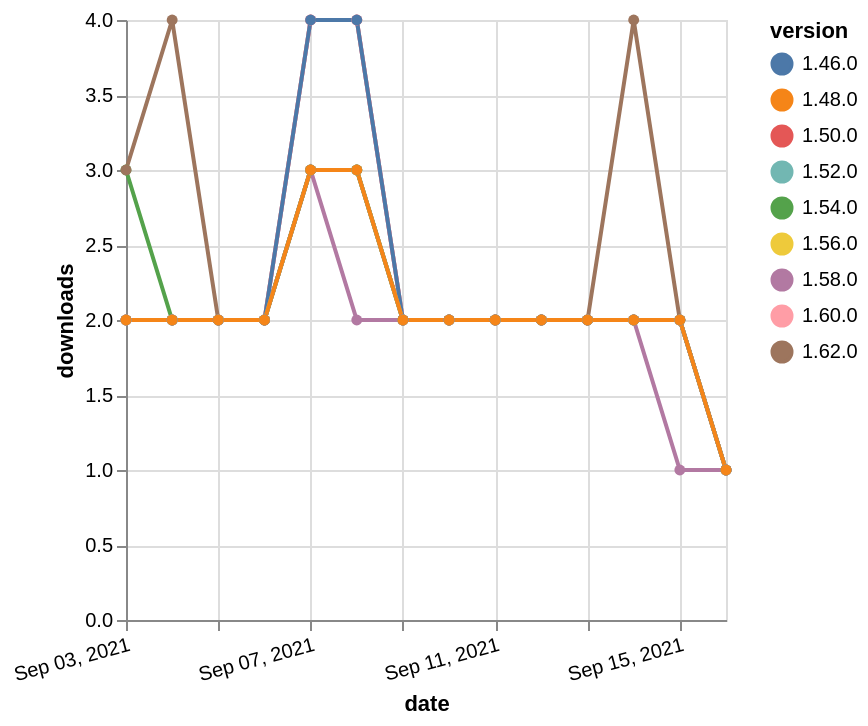

Vega-Lite specification stored for this chart:
### Vega-Lite specification from a JSON file in a GitHub repository (floating-point values rounded to 4 significant figures)
{"$schema": "https://vega.github.io/schema/vega-lite/v5.json", "description": "A simple bar chart with embedded data.", "data": {"values": [{"date": "2021-09-03", "total": 1452, "delta": 2, "version": "1.56.0"}, {"date": "2021-09-04", "total": 1454, "delta": 2, "version": "1.56.0"}, {"date": "2021-09-05", "total": 1456, "delta": 2, "version": "1.56.0"}, {"date": "2021-09-06", "total": 1458, "delta": 2, "version": "1.56.0"}, {"date": "2021-09-07", "total": 1461, "delta": 3, "version": "1.56.0"}, {"date": "2021-09-08", "total": 1464, "delta": 3, "version": "1.56.0"}, {"date": "2021-09-09", "total": 1466, "delta": 2, "version": "1.56.0"}, {"date": "2021-09-10", "total": 1468, "delta": 2, "version": "1.56.0"}, {"date": "2021-09-11", "total": 1470, "delta": 2, "version": "1.56.0"}, {"date": "2021-09-12", "total": 1472, "delta": 2, "version": "1.56.0"}, {"date": "2021-09-13", "total": 1474, "delta": 2, "version": "1.56.0"}, {"date": "2021-09-14", "total": 1476, "delta": 2, "version": "1.56.0"}, {"date": "2021-09-15", "total": 1478, "delta": 2, "version": "1.56.0"}, {"date": "2021-09-16", "total": 1479, "delta": 1, "version": "1.56.0"}, {"date": "2021-09-03", "total": 1663, "delta": 3, "version": "1.54.0"}, {"date": "2021-09-04", "total": 1665, "delta": 2, "version": "1.54.0"}, {"date": "2021-09-05", "total": 1667, "delta": 2, "version": "1.54.0"}, {"date": "2021-09-06", "total": 1669, "delta": 2, "version": "1.54.0"}, {"date": "2021-09-07", "total": 1672, "delta": 3, "version": "1.54.0"}, {"date": "2021-09-08", "total": 1675, "delta": 3, "version": "1.54.0"}, {"date": "2021-09-09", "total": 1677, "delta": 2, "version": "1.54.0"}, {"date": "2021-09-10", "total": 1679, "delta": 2, "version": "1.54.0"}, {"date": "2021-09-11", "total": 1681, "delta": 2, "version": "1.54.0"}, {"date": "2021-09-12", "total": 1683, "delta": 2, "version": "1.54.0"}, {"date": "2021-09-13", "total": 1685, "delta": 2, "version": "1.54.0"}, {"date": "2021-09-14", "total": 1687, "delta": 2, "version": "1.54.0"}, {"date": "2021-09-15", "total": 1689, "delta": 2, "version": "1.54.0"}, {"date": "2021-09-16", "total": 1690, "delta": 1, "version": "1.54.0"}, {"date": "2021-09-03", "total": 992, "delta": 2, "version": "1.58.0"}, {"date": "2021-09-04", "total": 994, "delta": 2, "version": "1.58.0"}, {"date": "2021-09-05", "total": 996, "delta": 2, "version": "1.58.0"}, {"date": "2021-09-06", "total": 998, "delta": 2, "version": "1.58.0"}, {"date": "2021-09-07", "total": 1001, "delta": 3, "version": "1.58.0"}, {"date": "2021-09-08", "total": 1003, "delta": 2, "version": "1.58.0"}, {"date": "2021-09-09", "total": 1005, "delta": 2, "version": "1.58.0"}, {"date": "2021-09-10", "total": 1007, "delta": 2, "version": "1.58.0"}, {"date": "2021-09-11", "total": 1009, "delta": 2, "version": "1.58.0"}, {"date": "2021-09-12", "total": 1011, "delta": 2, "version": "1.58.0"}, {"date": "2021-09-13", "total": 1013, "delta": 2, "version": "1.58.0"}, {"date": "2021-09-14", "total": 1015, "delta": 2, "version": "1.58.0"}, {"date": "2021-09-15", "total": 1016, "delta": 1, "version": "1.58.0"}, {"date": "2021-09-16", "total": 1017, "delta": 1, "version": "1.58.0"}, {"date": "2021-09-03", "total": 2592, "delta": 2, "version": "1.50.0"}, {"date": "2021-09-04", "total": 2594, "delta": 2, "version": "1.50.0"}, {"date": "2021-09-05", "total": 2596, "delta": 2, "version": "1.50.0"}, {"date": "2021-09-06", "total": 2598, "delta": 2, "version": "1.50.0"}, {"date": "2021-09-07", "total": 2602, "delta": 4, "version": "1.50.0"}, {"date": "2021-09-08", "total": 2606, "delta": 4, "version": "1.50.0"}, {"date": "2021-09-09", "total": 2608, "delta": 2, "version": "1.50.0"}, {"date": "2021-09-10", "total": 2610, "delta": 2, "version": "1.50.0"}, {"date": "2021-09-11", "total": 2612, "delta": 2, "version": "1.50.0"}, {"date": "2021-09-12", "total": 2614, "delta": 2, "version": "1.50.0"}, {"date": "2021-09-13", "total": 2616, "delta": 2, "version": "1.50.0"}, {"date": "2021-09-14", "total": 2618, "delta": 2, "version": "1.50.0"}, {"date": "2021-09-15", "total": 2620, "delta": 2, "version": "1.50.0"}, {"date": "2021-09-16", "total": 2621, "delta": 1, "version": "1.50.0"}, {"date": "2021-09-03", "total": 222, "delta": 3, "version": "1.62.0"}, {"date": "2021-09-04", "total": 226, "delta": 4, "version": "1.62.0"}, {"date": "2021-09-05", "total": 228, "delta": 2, "version": "1.62.0"}, {"date": "2021-09-06", "total": 230, "delta": 2, "version": "1.62.0"}, {"date": "2021-09-07", "total": 233, "delta": 3, "version": "1.62.0"}, {"date": "2021-09-08", "total": 236, "delta": 3, "version": "1.62.0"}, {"date": "2021-09-09", "total": 238, "delta": 2, "version": "1.62.0"}, {"date": "2021-09-10", "total": 240, "delta": 2, "version": "1.62.0"}, {"date": "2021-09-11", "total": 242, "delta": 2, "version": "1.62.0"}, {"date": "2021-09-12", "total": 244, "delta": 2, "version": "1.62.0"}, {"date": "2021-09-13", "total": 246, "delta": 2, "version": "1.62.0"}, {"date": "2021-09-14", "total": 250, "delta": 4, "version": "1.62.0"}, {"date": "2021-09-15", "total": 252, "delta": 2, "version": "1.62.0"}, {"date": "2021-09-16", "total": 253, "delta": 1, "version": "1.62.0"}, {"date": "2021-09-03", "total": 689, "delta": 2, "version": "1.60.0"}, {"date": "2021-09-04", "total": 691, "delta": 2, "version": "1.60.0"}, {"date": "2021-09-05", "total": 693, "delta": 2, "version": "1.60.0"}, {"date": "2021-09-06", "total": 695, "delta": 2, "version": "1.60.0"}, {"date": "2021-09-07", "total": 699, "delta": 4, "version": "1.60.0"}, {"date": "2021-09-08", "total": 703, "delta": 4, "version": "1.60.0"}, {"date": "2021-09-09", "total": 705, "delta": 2, "version": "1.60.0"}, {"date": "2021-09-10", "total": 707, "delta": 2, "version": "1.60.0"}, {"date": "2021-09-11", "total": 709, "delta": 2, "version": "1.60.0"}, {"date": "2021-09-12", "total": 711, "delta": 2, "version": "1.60.0"}, {"date": "2021-09-13", "total": 713, "delta": 2, "version": "1.60.0"}, {"date": "2021-09-14", "total": 715, "delta": 2, "version": "1.60.0"}, {"date": "2021-09-15", "total": 717, "delta": 2, "version": "1.60.0"}, {"date": "2021-09-16", "total": 718, "delta": 1, "version": "1.60.0"}, {"date": "2021-09-03", "total": 3209, "delta": 2, "version": "1.46.0"}, {"date": "2021-09-04", "total": 3211, "delta": 2, "version": "1.46.0"}, {"date": "2021-09-05", "total": 3213, "delta": 2, "version": "1.46.0"}, {"date": "2021-09-06", "total": 3215, "delta": 2, "version": "1.46.0"}, {"date": "2021-09-07", "total": 3219, "delta": 4, "version": "1.46.0"}, {"date": "2021-09-08", "total": 3223, "delta": 4, "version": "1.46.0"}, {"date": "2021-09-09", "total": 3225, "delta": 2, "version": "1.46.0"}, {"date": "2021-09-10", "total": 3227, "delta": 2, "version": "1.46.0"}, {"date": "2021-09-11", "total": 3229, "delta": 2, "version": "1.46.0"}, {"date": "2021-09-12", "total": 3231, "delta": 2, "version": "1.46.0"}, {"date": "2021-09-13", "total": 3233, "delta": 2, "version": "1.46.0"}, {"date": "2021-09-14", "total": 3235, "delta": 2, "version": "1.46.0"}, {"date": "2021-09-15", "total": 3237, "delta": 2, "version": "1.46.0"}, {"date": "2021-09-16", "total": 3238, "delta": 1, "version": "1.46.0"}, {"date": "2021-09-03", "total": 2054, "delta": 2, "version": "1.52.0"}, {"date": "2021-09-04", "total": 2056, "delta": 2, "version": "1.52.0"}, {"date": "2021-09-05", "total": 2058, "delta": 2, "version": "1.52.0"}, {"date": "2021-09-06", "total": 2060, "delta": 2, "version": "1.52.0"}, {"date": "2021-09-07", "total": 2063, "delta": 3, "version": "1.52.0"}, {"date": "2021-09-08", "total": 2066, "delta": 3, "version": "1.52.0"}, {"date": "2021-09-09", "total": 2068, "delta": 2, "version": "1.52.0"}, {"date": "2021-09-10", "total": 2070, "delta": 2, "version": "1.52.0"}, {"date": "2021-09-11", "total": 2072, "delta": 2, "version": "1.52.0"}, {"date": "2021-09-12", "total": 2074, "delta": 2, "version": "1.52.0"}, {"date": "2021-09-13", "total": 2076, "delta": 2, "version": "1.52.0"}, {"date": "2021-09-14", "total": 2078, "delta": 2, "version": "1.52.0"}, {"date": "2021-09-15", "total": 2080, "delta": 2, "version": "1.52.0"}, {"date": "2021-09-16", "total": 2081, "delta": 1, "version": "1.52.0"}, {"date": "2021-09-03", "total": 2654, "delta": 2, "version": "1.48.0"}, {"date": "2021-09-04", "total": 2656, "delta": 2, "version": "1.48.0"}, {"date": "2021-09-05", "total": 2658, "delta": 2, "version": "1.48.0"}, {"date": "2021-09-06", "total": 2660, "delta": 2, "version": "1.48.0"}, {"date": "2021-09-07", "total": 2663, "delta": 3, "version": "1.48.0"}, {"date": "2021-09-08", "total": 2666, "delta": 3, "version": "1.48.0"}, {"date": "2021-09-09", "total": 2668, "delta": 2, "version": "1.48.0"}, {"date": "2021-09-10", "total": 2670, "delta": 2, "version": "1.48.0"}, {"date": "2021-09-11", "total": 2672, "delta": 2, "version": "1.48.0"}, {"date": "2021-09-12", "total": 2674, "delta": 2, "version": "1.48.0"}, {"date": "2021-09-13", "total": 2676, "delta": 2, "version": "1.48.0"}, {"date": "2021-09-14", "total": 2678, "delta": 2, "version": "1.48.0"}, {"date": "2021-09-15", "total": 2680, "delta": 2, "version": "1.48.0"}, {"date": "2021-09-16", "total": 2681, "delta": 1, "version": "1.48.0"}]}, "width": "container", "mark": {"type": "line", "point": {"filled": true}}, "encoding": {"x": {"field": "date", "type": "temporal", "timeUnit": "yearmonthdate", "title": "date", "axis": {"labelAngle": -15}}, "y": {"field": "delta", "type": "quantitative", "title": "downloads"}, "color": {"field": "version", "type": "nominal"}, "tooltip": {"field": "delta"}}}
